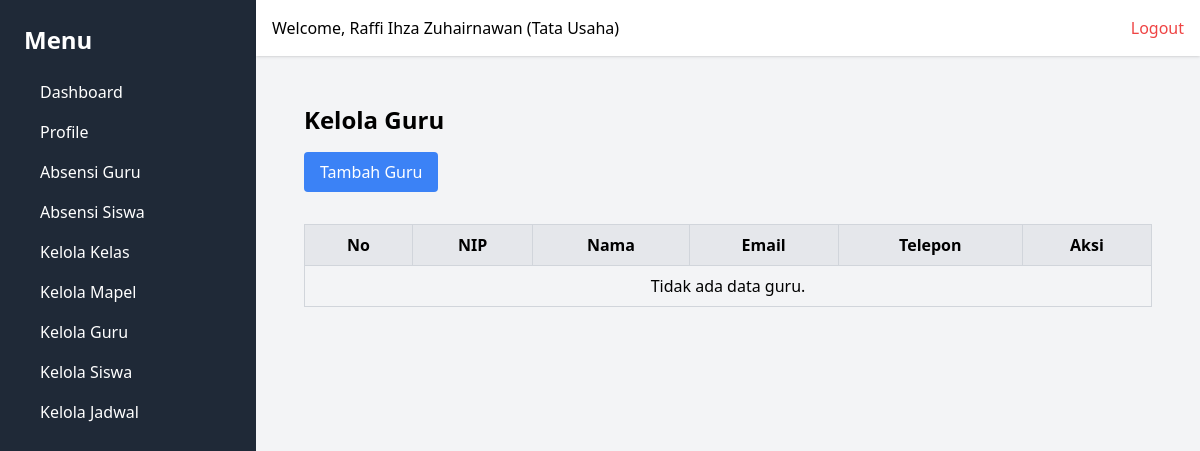
Before: /guru/ (signed in) with the older database file.
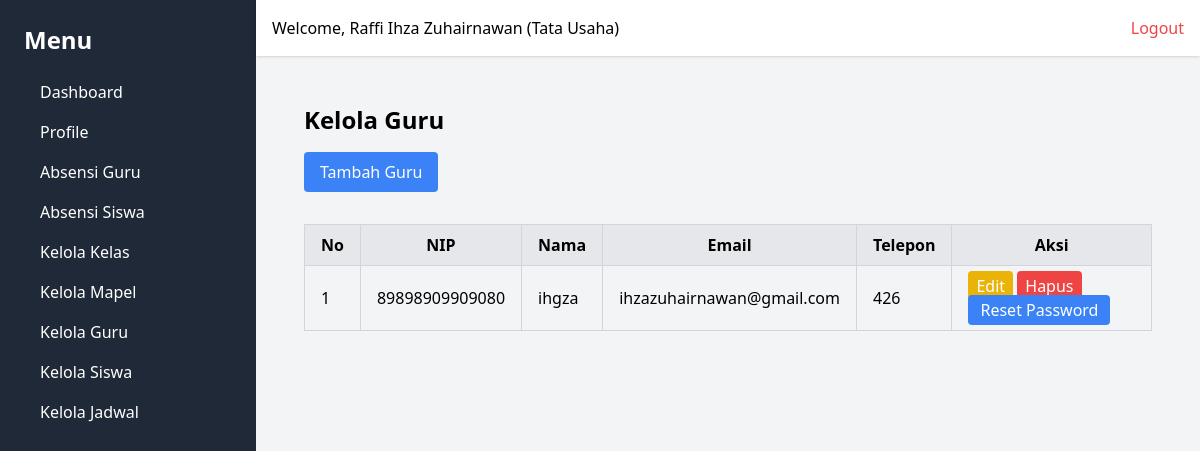
After: the same page with the newer database file.
### webabsensi/models.py (models this page shows, shortened)
class User(models.Model):
    ROLE_CHOICES = [
        ('Tata Usaha', 'Tata Usaha'),
        ('Guru', 'Guru'),
        ('Kepala Sekolah', 'Kepala Sekolah'),
    ]
    GENDER_CHOICES = [
        ('L', 'Laki-laki'),
        ('P', 'Perempuan'),
    ]
    nip = models.CharField(max_length=20, unique=True)
    email = models.EmailField(unique=True)
    password = models.CharField(max_length=255)
    nama = models.CharField(max_length=50)
    gender = models.CharField(max_length=1, choices=GENDER_CHOICES)
    role = models.CharField(max_length=20, choices=ROLE_CHOICES)
    no_telepon = models.CharField(max_length=15)
    created_at = models.DateTimeField(auto_now_add=True)
    updated_at = models.DateTimeField(auto_now=True)

### webabsensi/views.py (the view)
        def wrapper(request, *args, **kwargs):
            user_id = request.session.get('user_id')
            if not user_id:
                messages.error(request, 'Anda harus login terlebih dahulu.')
                return redirect('login')
            user = User.objects.get(id=request.session['user_id'])
            if user.role not in allowed_roles:
                return render(request, '403.html', {'message': 'Anda tidak memiliki izin untuk mengakses halaman ini.'})
            request.user = user  # Tambahkan user ke request agar dapat digunakan di template
            return view_func(request, *args, **kwargs)

### webabsensi/views.py (called while the page is built)
def role_required(allowed_roles):
    def decorator(view_func):
        def wrapper(request, *args, **kwargs):
            user_id = request.session.get('user_id')
            if not user_id:
                messages.error(request, 'Anda harus login terlebih dahulu.')
                return redirect('login')
            user = User.objects.get(id=request.session['user_id'])
            if user.role not in allowed_roles:
                return render(request, '403.html', {'message': 'Anda tidak memiliki izin untuk mengakses halaman ini.'})
            request.user = user  # Tambahkan user ke request agar dapat digunakan di template
            return view_func(request, *args, **kwargs)
        return wrapper
    return decorator

@role_required(['Tata Usaha', 'Kepala Sekolah'])
def manage_guru(request):
    guru_list = User.objects.filter(role="Guru").order_by('-created_at')
    return render(request, 'guru/manage_guru.html', {'guru_list': guru_list})

### webabsensi/templates/guru/manage_guru.html
{% extends 'base.html' %}
{% block content %}
<div class="p-6">
    <h1 class="text-2xl font-bold mb-4">Kelola Guru</h1>
    <a href="{% url 'add_guru' %}" class="bg-blue-500 text-white px-4 py-2 rounded mb-4 inline-block">Tambah Guru</a>
    <table class="table-auto w-full border-collapse border border-gray-300 mt-4">
        <thead>
            <tr class="bg-gray-200">
                <th class="border border-gray-300 px-4 py-2">No</th>
                <th class="border border-gray-300 px-4 py-2">NIP</th>
                <th class="border border-gray-300 px-4 py-2">Nama</th>
                <th class="border border-gray-300 px-4 py-2">Email</th>
                <th class="border border-gray-300 px-4 py-2">Telepon</th>
                <th class="border border-gray-300 px-4 py-2">Aksi</th>
            </tr>
        </thead>
        <tbody>
            {% for guru in guru_list %}
            <tr>
                <td class="border border-gray-300 px-4 py-2">{{ forloop.counter }}</td>
                <td class="border border-gray-300 px-4 py-2">{{ guru.nip }}</td>
                <td class="border border-gray-300 px-4 py-2">{{ guru.nama }}</td>
                <td class="border border-gray-300 px-4 py-2">{{ guru.email }}</td>
                <td class="border border-gray-300 px-4 py-2">{{ guru.no_telepon }}</td>
                <td class="border border-gray-300 px-4 py-2">
                    <a href="{% url 'edit_guru' guru.id %}" class="bg-yellow-500 text-white px-2 py-1 rounded">Edit</a>
                    <a href="{% url 'delete_guru' guru.id %}" onclick="return confirm('Apakah Anda yakin ingin menghapus guru ini? Semua data yang berkaitan dengan guru ini akan dihapus (seperti jadwal, absensi, dll)')" class="bg-red-500 text-white px-2 py-1 rounded">Hapus</a>
                    <a href="{% url 'reset_password_guru' guru.id %}" class="bg-blue-500 text-white px-3 py-1 rounded"
                        onclick="return confirm('Reset password akan menjadikan password untuk guru ini menjadi 123. Lanjutkan?')">Reset Password</a>
                </td>
            </tr>
            {% empty %}
            <tr>
                <td colspan="6" class="text-center border border-gray-300 px-4 py-2">Tidak ada data guru.</td>
            </tr>
            {% endfor %}
        </tbody>
    </table>
</div>
{% endblock %}

Changed rows visible on the page:
added User: nip "89898909909080", nama "ihgza", email "ihzazuhairnawan@gmail.com", no_telepon "426"
Other visible differences:
text no longer shown: "Tidak ada data guru."
